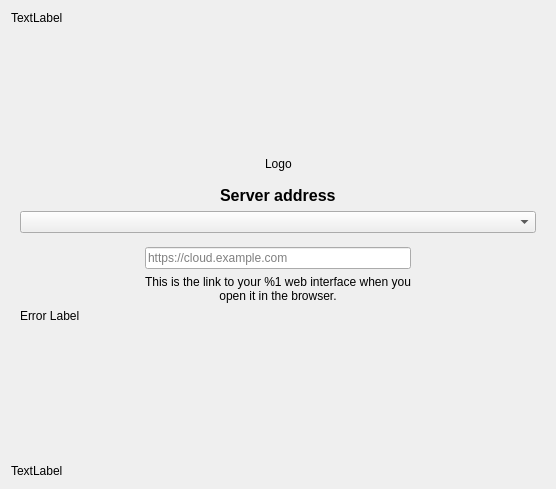
<?xml version="1.0" encoding="UTF-8"?>
<ui version="4.0">
 <class>OwncloudSetupPage</class>
 <widget class="QWidget" name="OwncloudSetupPage">
  <property name="geometry">
   <rect>
    <x>0</x>
    <y>0</y>
    <width>556</width>
    <height>489</height>
   </rect>
  </property>
  <property name="sizePolicy">
   <sizepolicy hsizetype="Preferred" vsizetype="Preferred">
    <horstretch>0</horstretch>
    <verstretch>0</verstretch>
   </sizepolicy>
  </property>
  <property name="windowTitle">
   <string notr="true">Form</string>
  </property>
  <property name="autoFillBackground">
   <bool>false</bool>
  </property>
  <property name="styleSheet">
   <string notr="true"/>
  </property>
  <layout class="QVBoxLayout" name="verticalLayout_2">
   <item>
    <widget class="QLabel" name="topLabel">
     <property name="text">
      <string notr="true">TextLabel</string>
     </property>
    </widget>
   </item>
   <item>
    <spacer name="verticalSpacer">
     <property name="orientation">
      <enum>Qt::Orientation::Vertical</enum>
     </property>
     <property name="sizeType">
      <enum>QSizePolicy::Policy::Expanding</enum>
     </property>
     <property name="sizeHint" stdset="0">
      <size>
       <width>20</width>
       <height>80</height>
      </size>
     </property>
    </spacer>
   </item>
   <item>
    <layout class="QHBoxLayout" name="horizontalLayout_4">
     <property name="topMargin">
      <number>0</number>
     </property>
     <item>
      <spacer name="horizontalSpacer_3">
       <property name="orientation">
        <enum>Qt::Orientation::Horizontal</enum>
       </property>
       <property name="sizeHint" stdset="0">
        <size>
         <width>0</width>
         <height>0</height>
        </size>
       </property>
      </spacer>
     </item>
     <item>
      <widget class="QLabel" name="logoLabel">
       <property name="text">
        <string>Logo</string>
       </property>
      </widget>
     </item>
     <item>
      <spacer name="horizontalSpacer_4">
       <property name="orientation">
        <enum>Qt::Orientation::Horizontal</enum>
       </property>
       <property name="sizeHint" stdset="0">
        <size>
         <width>0</width>
         <height>0</height>
        </size>
       </property>
      </spacer>
     </item>
    </layout>
   </item>
   <item>
    <spacer name="verticalSpacer_5">
     <property name="orientation">
      <enum>Qt::Orientation::Vertical</enum>
     </property>
     <property name="sizeType">
      <enum>QSizePolicy::Policy::Minimum</enum>
     </property>
     <property name="sizeHint" stdset="0">
      <size>
       <width>0</width>
       <height>0</height>
      </size>
     </property>
    </spacer>
   </item>
   <item>
    <widget class="QWidget" name="login" native="true">
     <property name="sizePolicy">
      <sizepolicy hsizetype="Minimum" vsizetype="Expanding">
       <horstretch>0</horstretch>
       <verstretch>0</verstretch>
      </sizepolicy>
     </property>
     <property name="minimumSize">
      <size>
       <width>0</width>
       <height>80</height>
      </size>
     </property>
     <property name="styleSheet">
      <string notr="true"/>
     </property>
     <layout class="QHBoxLayout" name="horizontalLayout_2">
      <item>
       <layout class="QHBoxLayout" name="serverBox">
        <property name="spacing">
         <number>0</number>
        </property>
        <property name="sizeConstraint">
         <enum>QLayout::SizeConstraint::SetDefaultConstraint</enum>
        </property>
        <item>
         <layout class="QVBoxLayout" name="verticalLayout">
          <property name="spacing">
           <number>6</number>
          </property>
          <item>
           <spacer name="verticalSpacer_2">
            <property name="orientation">
             <enum>Qt::Orientation::Vertical</enum>
            </property>
            <property name="sizeType">
             <enum>QSizePolicy::Policy::Minimum</enum>
            </property>
            <property name="sizeHint" stdset="0">
             <size>
              <width>0</width>
              <height>0</height>
             </size>
            </property>
           </spacer>
          </item>
          <item>
           <layout class="QHBoxLayout" name="horizontalLayout">
            <property name="topMargin">
             <number>0</number>
            </property>
            <item>
             <spacer name="horizontalSpacer_7">
              <property name="orientation">
               <enum>Qt::Orientation::Horizontal</enum>
              </property>
              <property name="sizeHint" stdset="0">
               <size>
                <width>0</width>
                <height>0</height>
               </size>
              </property>
             </spacer>
            </item>
            <item>
             <widget class="QLabel" name="serverAddressLabel">
              <property name="font">
               <font>
                <pointsize>12</pointsize>
                <bold>true</bold>
               </font>
              </property>
              <property name="text">
               <string>Server address</string>
              </property>
             </widget>
            </item>
            <item>
             <spacer name="horizontalSpacer_8">
              <property name="orientation">
               <enum>Qt::Orientation::Horizontal</enum>
              </property>
              <property name="sizeHint" stdset="0">
               <size>
                <width>0</width>
                <height>0</height>
               </size>
              </property>
             </spacer>
            </item>
           </layout>
          </item>
          <item>
           <widget class="QComboBox" name="comboBox"/>
          </item>
          <item>
           <layout class="QHBoxLayout" name="horizontalLayout_5">
            <property name="topMargin">
             <number>0</number>
            </property>
            <item>
             <spacer name="horizontalSpacer_2">
              <property name="orientation">
               <enum>Qt::Orientation::Horizontal</enum>
              </property>
              <property name="sizeType">
               <enum>QSizePolicy::Policy::Expanding</enum>
              </property>
              <property name="sizeHint" stdset="0">
               <size>
                <width>80</width>
                <height>0</height>
               </size>
              </property>
             </spacer>
            </item>
            <item>
             <layout class="QVBoxLayout" name="verticalLayout_5">
              <property name="topMargin">
               <number>8</number>
              </property>
              <property name="rightMargin">
               <number>0</number>
              </property>
              <item>
               <widget class="QLineEdit" name="leUrl">
                <property name="sizePolicy">
                 <sizepolicy hsizetype="Minimum" vsizetype="Fixed">
                  <horstretch>0</horstretch>
                  <verstretch>0</verstretch>
                 </sizepolicy>
                </property>
                <property name="minimumSize">
                 <size>
                  <width>200</width>
                  <height>0</height>
                 </size>
                </property>
                <property name="placeholderText">
                 <string notr="true">https://cloud.example.com</string>
                </property>
               </widget>
              </item>
              <item>
               <widget class="QLabel" name="serverAddressDescriptionLabel">
                <property name="sizePolicy">
                 <sizepolicy hsizetype="Preferred" vsizetype="Preferred">
                  <horstretch>0</horstretch>
                  <verstretch>0</verstretch>
                 </sizepolicy>
                </property>
                <property name="text">
                 <string>This is the link to your %1 web interface when you open it in the browser.</string>
                </property>
                <property name="alignment">
                 <set>Qt::AlignmentFlag::AlignCenter</set>
                </property>
                <property name="wordWrap">
                 <bool>true</bool>
                </property>
               </widget>
              </item>
             </layout>
            </item>
            <item>
             <spacer name="horizontalSpacer">
              <property name="orientation">
               <enum>Qt::Orientation::Horizontal</enum>
              </property>
              <property name="sizeType">
               <enum>QSizePolicy::Policy::Expanding</enum>
              </property>
              <property name="sizeHint" stdset="0">
               <size>
                <width>80</width>
                <height>0</height>
               </size>
              </property>
             </spacer>
            </item>
           </layout>
          </item>
          <item>
           <widget class="QLabel" name="errorLabel">
            <property name="sizePolicy">
             <sizepolicy hsizetype="MinimumExpanding" vsizetype="MinimumExpanding">
              <horstretch>0</horstretch>
              <verstretch>0</verstretch>
             </sizepolicy>
            </property>
            <property name="text">
             <string notr="true">Error Label</string>
            </property>
            <property name="textFormat">
             <enum>Qt::TextFormat::RichText</enum>
            </property>
            <property name="openExternalLinks">
             <bool>true</bool>
            </property>
           </widget>
          </item>
          <item>
           <layout class="QHBoxLayout" name="progressLayout"/>
          </item>
          <item>
           <spacer name="verticalSpacer_3">
            <property name="orientation">
             <enum>Qt::Orientation::Vertical</enum>
            </property>
            <property name="sizeType">
             <enum>QSizePolicy::Policy::MinimumExpanding</enum>
            </property>
            <property name="sizeHint" stdset="0">
             <size>
              <width>0</width>
              <height>0</height>
             </size>
            </property>
           </spacer>
          </item>
         </layout>
        </item>
       </layout>
      </item>
     </layout>
    </widget>
   </item>
   <item>
    <spacer name="verticalSpacer_4">
     <property name="orientation">
      <enum>Qt::Orientation::Vertical</enum>
     </property>
     <property name="sizeType">
      <enum>QSizePolicy::Policy::MinimumExpanding</enum>
     </property>
     <property name="sizeHint" stdset="0">
      <size>
       <width>0</width>
       <height>0</height>
      </size>
     </property>
    </spacer>
   </item>
   <item>
    <widget class="QLabel" name="bottomLabel">
     <property name="text">
      <string notr="true">TextLabel</string>
     </property>
    </widget>
   </item>
   <item>
    <layout class="QHBoxLayout" name="horizontalLayout_3">
     <property name="bottomMargin">
      <number>0</number>
     </property>
    </layout>
   </item>
  </layout>
 </widget>
 <resources/>
 <connections/>
</ui>
